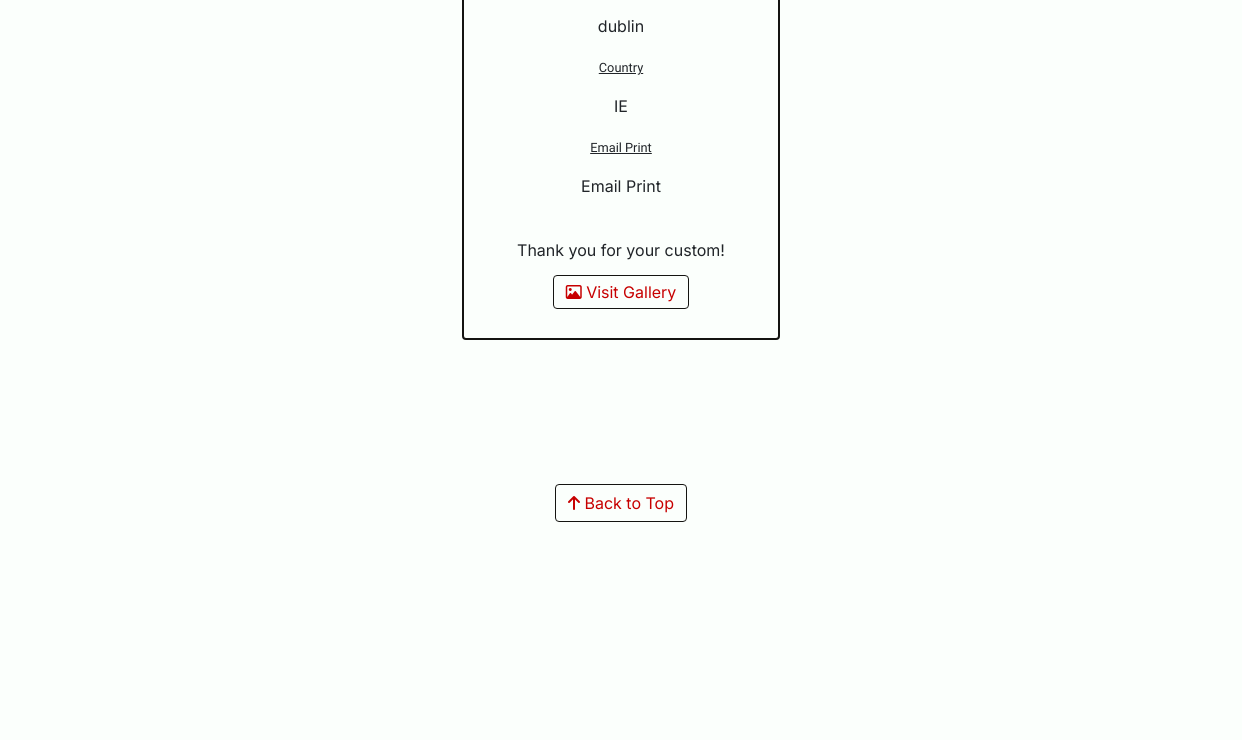
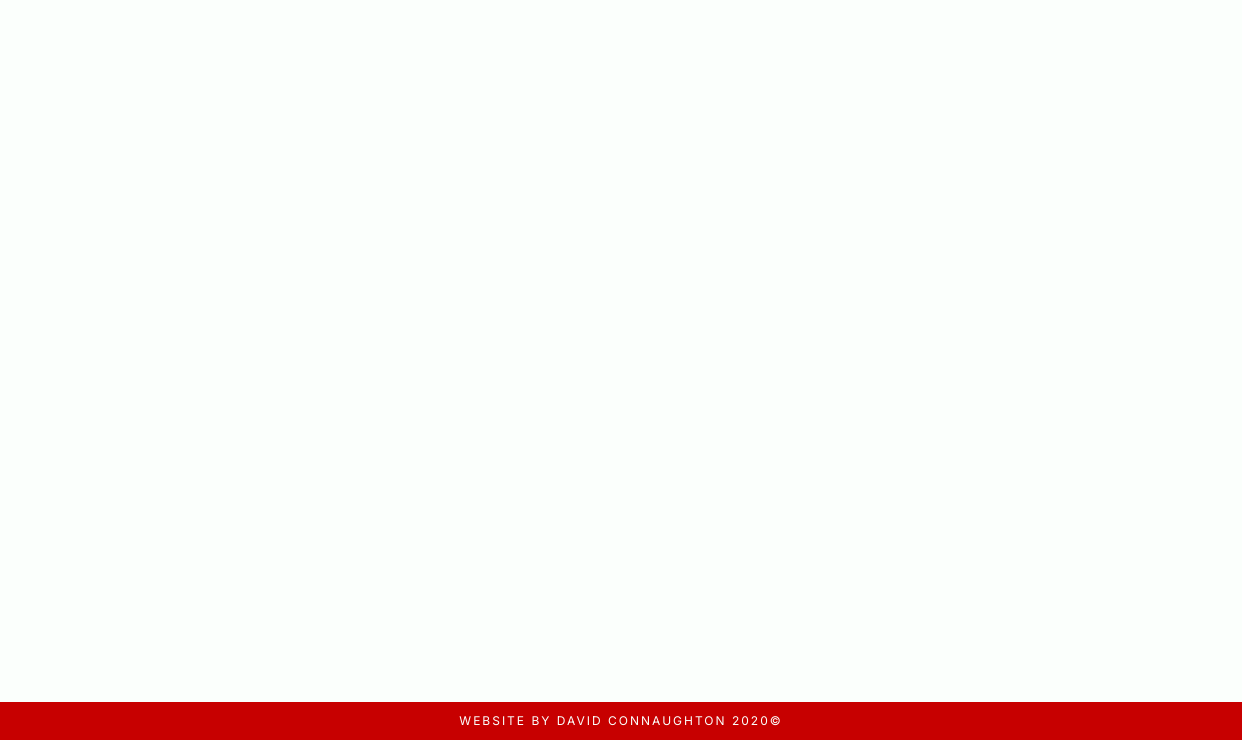
The app's page /profile/ (signed in, lower part), older data (2 pictures, top to bottom).
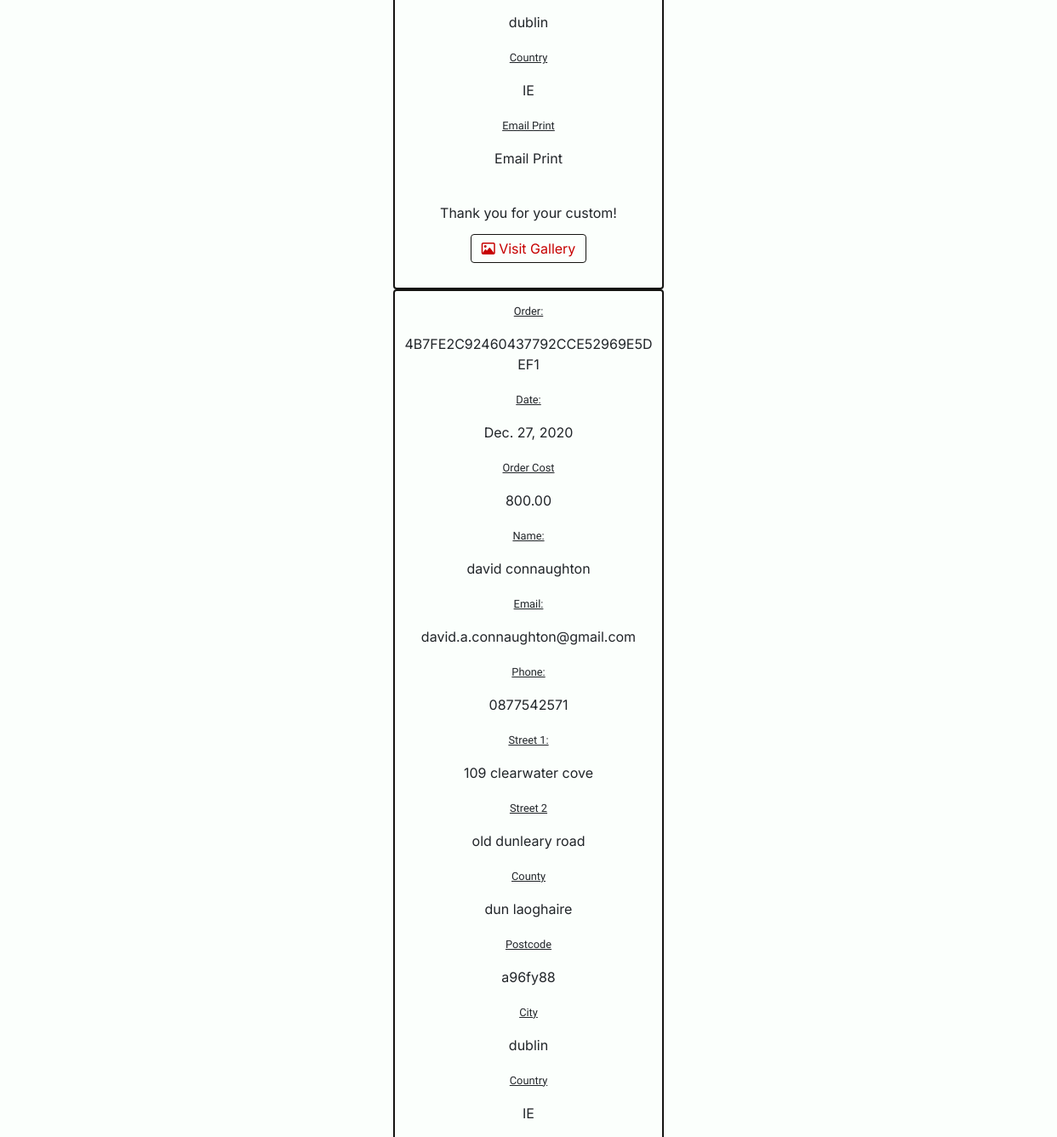
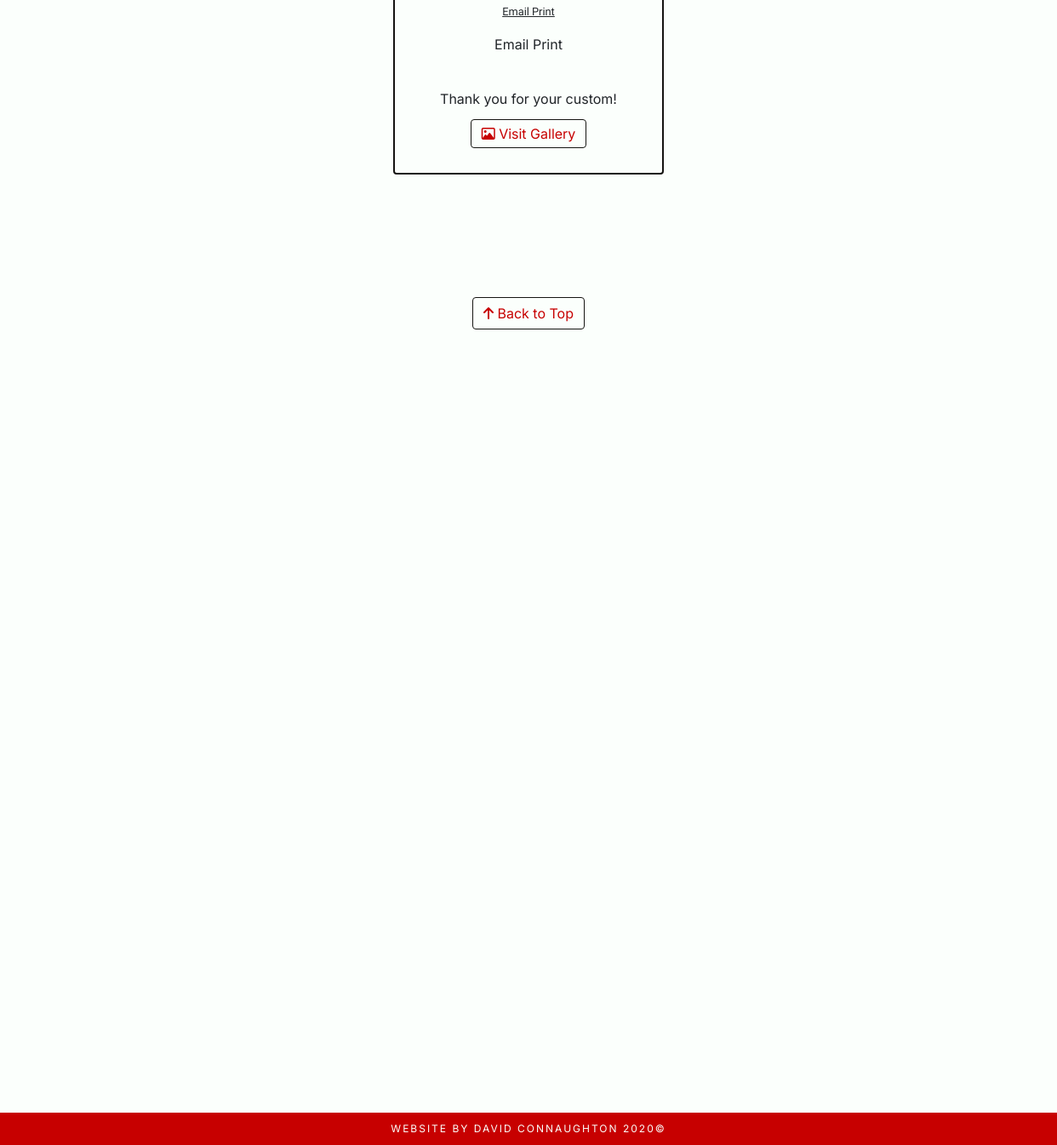
The same page, newer data (2 pictures, top to bottom).
### checkout/models.py (models this page shows, shortened)
class Order(models.Model):
    EMAIL = "Email Print"
    NO_EMAIL = "Please don't email Print"
    EMAIL_PRINT = (
        (EMAIL, "Email Print"),
        (NO_EMAIL, "Please Don't Email Print"),
    )
    order_number = models.CharField(max_length=32, null=False, editable=False)
    user_profile = models.ForeignKey(
        UserProfile, on_delete=models.SET_NULL, null=True,
        blank=True, related_name='orders'
    )
    full_name = models.CharField(max_length=32, null=False)
    email = models.EmailField(max_length=254, null=False, blank=False)
    phone_number = models.CharField(max_length=32, null=False, blank=False)
    street_address_1 = models.CharField(max_length=50, null=False, blank=False)
    street_address_2 = models.CharField(max_length=50, null=True, blank=True)
    county = models.CharField(max_length=50, null=False, blank=False)
    postcode = models.CharField(max_length=15, null=False, blank=False)
    city = models.CharField(max_length=32, null=False, blank=False)
    country = CountryField(
        blank_label='Country', null=False, blank=False
    )
    date = models.DateField(auto_now_add=True)
    email_print = models.CharField(
        max_length=30, choices=EMAIL_PRINT, default=EMAIL)
    order_total = models.DecimalField(
        max_digits=10, decimal_places=2, null=False, default=0)
    grand_total = models.DecimalField(
        max_digits=10, decimal_places=2, null=False, default=0)

### profiles/views.py (the view)
# urls.py: path('', views.profile, name='profile'),
def profile(request):
    profile = get_object_or_404(UserProfile, user=request.user)
    if request.method == 'POST':
        form = UserProfileForm(request.POST, instance=profile)
        if form.is_valid():
            form.save()
    form = UserProfileForm(instance=profile)
    orders = profile.orders.all()
    template = 'profiles/profile.html'
    reviews = Review.objects.filter(user=request.user)
    context = {
        'profile': profile,
        'form': form,
        'orders': orders,
        'reviews': reviews,
        'on_profile_page': True,
    }
    return render(request, template, context)

### cart/contexts.py (called while the page is built, shortened)
def cart_contents(request):
    cart_items = []
    total = 0
    photo_count = 0
    cart = request.session.get('cart', {})
    context = {
        'cart_items': cart_items,
        'total': total,
        'photo_count': photo_count,
    }
    return context

### profiles/models.py (called while the page is built)
    def __str__(self):
        return self.user.username

### reviews/models.py (called while the page is built)
    def __str__(self):
        return self.image

### profiles/templates/profiles/profile.html (shortened to what the changed rows need)
{% extends "base.html" %}
{% load static %}
{% load cart_tools %}
{% block extra_css %}
<link rel="stylesheet" href="{% static 'profiles/css/profiles.css' %}">
{% endblock %}
{% block content %}
    <div class="container-fluid">
        <div class="row">
            <div class="col-md-4 m-5 p-5 mx-auto text-center">
                <div class="row">
                    <div class="col-md-12" id="orders">
                        {% for order in orders %}
                        <div class="container-fluid mx-auto  order-details">
                            <div class="row">
                                <div class="card mx-auto text-center card-outline">
                                    <p>
                                        <small class="small">Order:</small>
                                    </p>
                                    <p>{{ order.order_number }}</p>
                                    <p>
                                        <small class="small">Date:</small>
                                    </p>
                                    <p>{{ order.date }}</p>
                                    <p>
                                        <small class="small">Order Cost</small>
                                    </p>
                                    <p>{{ order.order_total }}</p>
                                    <p>
                                        <small class="small">Name:</small>
                                    </p>
                                    <p>{{ order.full_name }}</p>
                                    <p>
                                        <small class="small">Email:</small>
                                    </p>
                                    <p>{{ order.email }}</p>
                                    <p>
                                        <small class="small">Phone:</small>
                                    </p>
                                    <p>{{ order.phone_number }}</p>
                                    <p>
                                        <small class="small">Street 1:</small>
                                    </p>
                                    <p>{{ order.street_address_1 }}</p>
                                    {% if order.street_address_2 %}
                                        <p>
                                            <small class="small">Street 2</small>
                                        </p>
                                        <p>{{ order.street_address_2 }}</p>
                                    {% endif %}
                                    <p>
                                        <small class="small">County</small>
                                    </p>
                                    <p>{{ order.county }}</p>
                                    <p>
                                        <small class="small">Postcode</small>
                                    </p>
                                    <p>{{ order.postcode }}</p>
                                    <p>
                                        <small class="small">City</small>
                                    </p>
                                    <p>{{ order.city }}</p>
                                    <p>
                                        <small class="small">Country</small>
                                    </p>
                                    <p>{{ order.country }}</p>
                                    <p>
                                        <small class="small">Email Print</small>
                                    </p>
                                    <p>{{ order.email_print }}</p>
                                    <br>
                                    <p>Thank you for your custom!</p>
                                    <div class="col-12">
                                        <a href="{% url 'photos' %}" class="btn btn-outline page-button">
                                            <i class="far fa-image"></i>
                                                Visit Gallery
                                        </a>
                                    </div>
                                    <br>
                                </div>
                            </div>
                        </div>
                        {% endfor %}
                    </div>
                </div>
            </div>
            </div>
        </div>
{% endblock %}

Row changes from the older to the newer data that the page shows:
added Order: order_number "4B7FE2C92460437792CCE52969E5DEF1", date "Dec. 27, 2020", order_total "800.00", full_name "david connaughton", email "david.a.connaughton@gmail.com", phone_number "0877542571", street_address_1 "109 clearwater cove", street_address_2 "old dunleary road", county "dun laoghaire", postcode "a96fy88", city "dublin", country "IE", email_print "Email Print"
